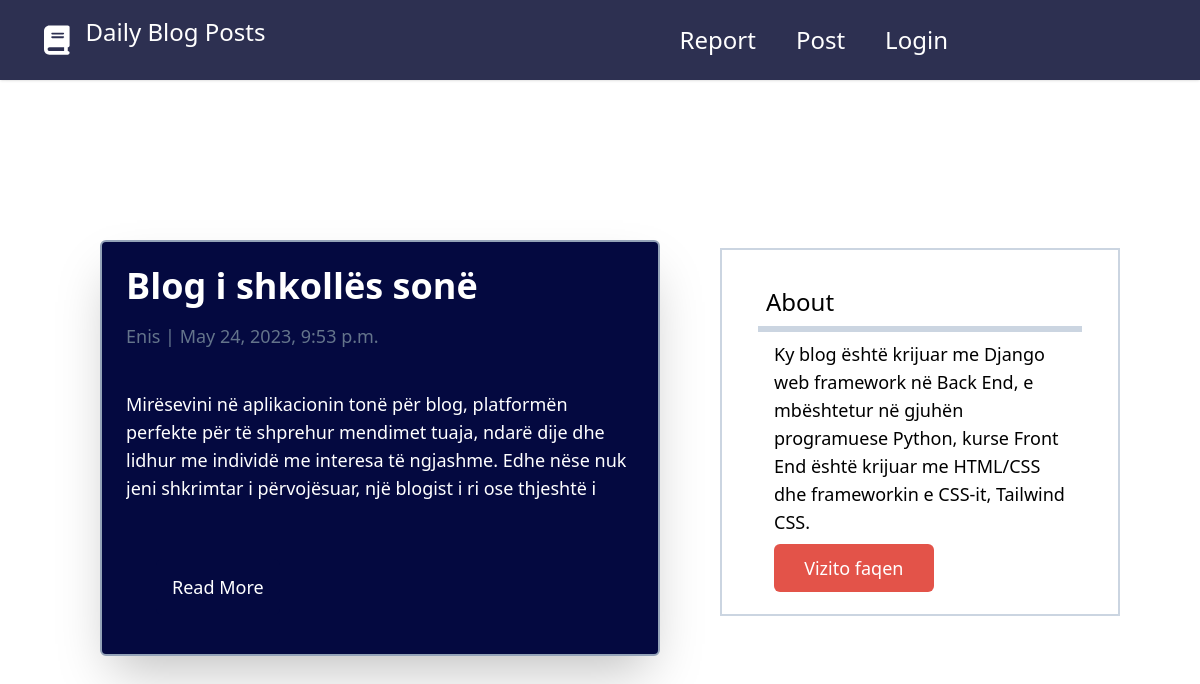
Screenshot of /blog/ with the database file from the repository.
### blog/models.py (models this page shows, shortened)
class Post(models.Model):
	title = models.CharField(max_length=200, unique=True)
	slug = models.SlugField(max_length=200, unique=True)
	author = models.ForeignKey(User, on_delete=models.CASCADE, related_name="blog_posts", editable=False)
	created_on = models.DateTimeField(auto_now_add=True)
	updated_on = models.DateTimeField(auto_now=True)
	content = models.TextField()
	status = models.IntegerField(choices=STATUS, default=0)
	class Meta:
		ordering = ['-created_on']

### blog/views.py (the view)
# urls.py: path('', views.PostList.as_view(), name="home"),
class PostList(generic.ListView):
	queryset = Post.objects.filter(status=1).order_by('-created_on')
	template_name = 'index.html'

### blog/templates/index.html (shortened to what this page needs)
{% extends "base.html" %}
{% block content %}
<div id="main" class="absolute top-[25%] left-[20%] max-[1320px]:left-[10%] max-[1300px]:left-[5%] max-[1132px]:left-[2%] max-[1060px]:left-[1%]
max-[840px]:left-[11.5%] max-[640px]:left-[5%] max-[766px]:left-[3%] max-[574px]:left-[1%] max-[547px]:left-[0.5%] max-[495px]:mx-2 max-[452px]:mx-1 max-[449px]:mx-0.5 max-[405px]:mx-[0.1rem] max-[384px]:mx-[0.08rem] max-[330px]:ml-[0.5rem]">
   <div id="main-div">
   	 {% for post in post_list %}
   	 <div id="post" class="relative">
   	 	<div id="post{% if post.author.username == 'Enis' %}-special{% endif %}" class="z-[-100] posta text-lg p-6 w-[35rem] h-[26rem] rounded-md m-10 border-2 border-slate-400 border-solid shadow-2xl card-body-blog max-[1061px]:text-base max-[1061px]:w-[25rem] h-[16rem] max-[840px]:text-lg max-[840px]:p-6 max-[840px]:w-[35rem] max-[840px]:h-[26rem] max-[640px]:w-[30rem] max-[640px]:h-[21rem] max-[640px]:text-base max-[538px]:w-[27rem] max-[538px]:h-[18rem] max-[538px]:text-sm max-[495px]:w-[24rem] max-[495px]:h-[17rem] max-[449px]:w-[21rem] max-[449px]:h-[17rem] max-[405px]:w-[19rem] max-[405px]:h-[16rem] max-[405px]:text-xs
   	 	max-[384px]:w-[17rem] max-[330px]:ml-[0.5rem]">
   	 		<h2 id="card-title" class="text-4xl font-semibold mb-4 max-[538px]:text-2xl max-[384px]:text-xl">{{ post.title }}</h2>
   	 		<p id="card-header" class="mb-10 text-slate-500 max-[640px]:mb-4 max-[495px]:mb-0.5 max-[405px]:mb-[0.1rem] max-[384px]:mb-[0.07rem]">{{ post.author }} | {{ post.created_on}}</p>
   	 		<p id="card-text" class="mb-[10rem] z-2 h-[7.4rem] leading-7 card-text-fade overflow-hidden">{{post.content}}</p>
   	 		<div id="buttons" class="absolute right-0 bottom-0 left-[15%] top-[80%] max-[538px]:top-[83%] max-[405px]:top-[85%] max-[384px]:top-[85.6%]">
   	 			<a href="{% url 'blog:post_detail' post.slug %}" id="read-btn" class="z-[9999] text-white bg-[#040940] rounded-md p-4 w-[7rem] h-[2rem] text-lg text-center max-[538px]:w-[6rem] max-[538px]:h-[1rem] max-[538px]:text-base max-[495px]:w-[3rem] max-[495px]:h-[0.3rem] max-[495px]:text-sm max-[449px]:w-[
   	 			2rem] max-[449px]:h-[0.1rem] max-[449px]:text-xs max-[405px]:1rem max-[384px]:w-[0.8rem] max-[384px]:h-[0.17rem]">Read More</a>
	   	 		</div>
   	 	</div>
   	 </div>
   	 {% endfor %}
   </div>
</div>
{% endblock %}

### blog/templates/base.html (shortened to what this page needs)
{% load static %}
<!DOCTYPE html>
<html>
	<head>
		<script src="https://cdn.tailwindcss.com"></script>
	</head>
	<body>
			<nav id="main-nav" class="p-5 shadow md:flex md:items-center md:justify-between text-white bg-[#171A3F] opacity-90 text-2xl h-[5rem] w-full">
			  <div id="container" class="flex flex-row text-center justify-center">
			    <a id="daily-post" class="text-center mx-4">Daily Blog Posts</a>
			    <div id="navbar" class="flex flex-row max-[920px]:flex-col relative left-[117%]">
			      <ul id="nav-ul" class="flex md:items-center z-[-1] md:z-auto md:static absolute w-full left-0 md:w-auto md:py-0 py-4 md:pl-0 pl-7 md:opacity-100 opacity-0 top-[-400px] transition-all ease-in duration-600 text-white text-2xl gap-x-10 lg:ml-4 md:ml-8 sm:ml-14 mx-10">
			        <li id="list-report" class="items-center md:my-0 sm:my-2">
			          <a id="nav-link-report" href="{% url 'blog:report' %}" class="text-center gap-x-10 cursor-pointer">Report</a>
			        </li>
			        <li id="list-policy" class="items-center md:my-0 sm:my-2">
			          <a id="nav-link-policy" href="{% url 'blog:add_post' %}" class="text-center gap-x-10 cursor-pointer">Post</a>
			        </li>
			      </ul>
			      <div id="form-container" class="flex flex-row items-center gap-x-10">
			        {% if user.is_authenticated %}
					<li id="logout-list" class="items-center list-none md:my-0 sm:my-2">
						<a href="{% url 'registration:logout' %}" id="logout" class="text-center cursor-pointer gap-x-10">Logout</a>
					</li>
					<li id="username-list" class="flex flex-row items-center lg:my-0 md:my-0 sm:my-2">
						<a href="#" id="username" class="text-center cursor-pointer">{{ user.username }}</a>
						<svg class="w-[1.8rem] h-[1.8rem] relative bottom-[0.3rem] text-center mx-0.5" xmlns="http://www.w3.org/2000/svg" id="svg-user" viewBox="0 0 448 512"><path d="M304 128a80 80 0 1 0 -160 0 80 80 0 1 0 160 0zM96 128a128 128 0 1 1 256 0A128 128 0 1 1 96 128zM49.3 464H398.7c-8.9-63.3-63.3-112-129-112H178.3c-65.7 0-120.1 48.7-129 112zM0 482.3C0 383.8 79.8 304 178.3 304h91.4C368.2 304 448 383.8 448 482.3c0 16.4-13.3 29.7-29.7 29.7H29.7C13.3 512 0 498.7 0 482.3z"/></svg>
					</li>
					{% else %}
					<li id="login-list"  class="list-none sm:my-2">
						<a href="{% url 'register:login' %}" id="login" class="cursor-pointer text-centers">Login</a>
					</li>
					{% endif %}
			      </div>
			    </div>
			  </div>
			</nav>
		{% block content %}
		{% endblock content%}
		{% block sidebar %}
	    	{% include 'sidebar.html' %}
	    {% endblock sidebar %}
	</body>
</html>

### blog/templates/sidebar.html (shortened to what this page needs)
{% block sidebar %}
<div id="big-container" class="absolute top-[31%] left-[68%] border-slate-300 border-2 border-solid p-7 text-lg w-[25rem] h-[23rem] max-[1320px]:mr-[45px] max-[1315px]:left-[60%] max-[1061px]:left-[55%] max-[1061px]:w-[25rem] max-[1061px]:h-[20rem] max-[920px]:w-[20rem]
max-[920px]:h-[22rem] max-[840px]:hidden">
	<div>
		<h5 id="about-header" class="mx-2 border-slate-300 border-b-[4px] max-[1920px]:border-b-[6px] border-solid text-2xl p-2 max-[920px]:text-xl">About</h5>
		<div id="card-body" class="mx-4 p-2 text-lg max-[1061px]:mx-4 max-[920px]:text-base">
			<p id="card-content">Ky blog është krijuar me Django web framework në Back End, e mbështetur në gjuhën programuese Python, kurse Front End është krijuar me HTML/CSS dhe frameworkin e CSS-it, Tailwind CSS.</p>
		</div>
		<form id="btn-form" class="relative top-[14%] left-[7%] max-[1061px]:top-[20%]">
			<button id="go-page-btn" class="w-[10rem] h-[3rem] p-2 rounded-md text-white bg-[#e35349] text-center max-[920px]:w-[7rem] h-[10rem] text-lg"><a href="{% url 'main:home' %}">Vizito faqen</a></button>
		</form>
	</div>
</div>
{% endblock sidebar %}

### blog/templates/base.html (style rules this page uses)
#svg { fill: white; width: 1.6rem; margin-left: 1.5rem; }
@media only screen and (max-width: 1472px) { #navbar { position: relative; left: 70%; } }

### blog/templates/index.html (style rules this page uses)
.card-body-blog { transition: all 0.4s ease-in-out; }
#post-special { color: white; background-color: #040940; transition: all 1s ease-in-out; }
.overflow-hidden { overflow: hidden; }
.card-text-fade { position: relative; display: inline-block; }
.card-text-fade::after { content: ""; position: absolute; bottom: 0; left: 0; width: 100%; height: 1.75em; }

### rows the page displays
Post: title "Blog i shkollës sonë", author "Enis", created_on "May 24, 2023, 9:53 p.m.", content "Mirësevini në aplikacionin tonë për blog, platformën perfekte për të shprehur mendimet tuaja, ndarë dije dhe lidhur me individë me interesa të ngjashme. Edhe nëse nuk jeni shkrimtar i përvojësuar, një blogist i ri ose thjeshtë i…"
